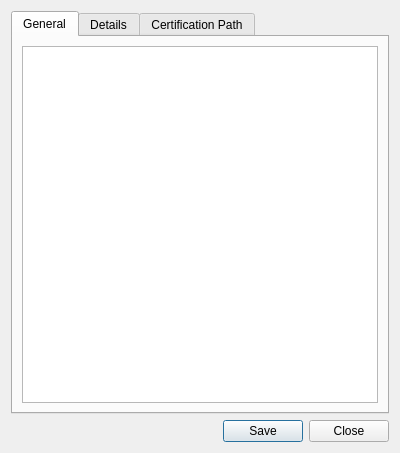
<?xml version="1.0" encoding="UTF-8"?>
<ui version="4.0">
 <class>CertificateDialog</class>
 <widget class="QDialog" name="CertificateDialog">
  <property name="geometry">
   <rect>
    <x>0</x>
    <y>0</y>
    <width>400</width>
    <height>453</height>
   </rect>
  </property>
  <property name="windowTitle">
   <string>Certificate</string>
  </property>
  <property name="styleSheet">
   <string notr="true">#parameterContent { font-family: &quot;Liberation Mono, Courier New&quot;; }</string>
  </property>
  <layout class="QVBoxLayout" name="WidgetLayout">
   <item>
    <widget class="QTabWidget" name="tabWidget">
     <property name="currentIndex">
      <number>0</number>
     </property>
     <widget class="QWidget" name="general">
      <attribute name="title">
       <string>General</string>
      </attribute>
      <layout class="QVBoxLayout" name="generalLayout">
       <item>
        <widget class="QTextEdit" name="info">
         <property name="readOnly">
          <bool>true</bool>
         </property>
        </widget>
       </item>
      </layout>
     </widget>
     <widget class="QWidget" name="details">
      <attribute name="title">
       <string>Details</string>
      </attribute>
      <layout class="QVBoxLayout" name="detailsLayout">
       <item>
        <widget class="QTreeWidget" name="parameters">
         <property name="rootIsDecorated">
          <bool>false</bool>
         </property>
         <column>
          <property name="text">
           <string>Field</string>
          </property>
         </column>
         <column>
          <property name="text">
           <string>Value</string>
          </property>
         </column>
        </widget>
       </item>
       <item>
        <widget class="QPlainTextEdit" name="parameterContent">
         <property name="readOnly">
          <bool>true</bool>
         </property>
        </widget>
       </item>
      </layout>
     </widget>
     <widget class="QWidget" name="path">
      <attribute name="title">
       <string>Certification Path</string>
      </attribute>
      <layout class="QVBoxLayout" name="pathLayout">
       <item>
        <widget class="QGroupBox" name="pathGroup">
         <property name="title">
          <string>Certification Path</string>
         </property>
         <layout class="QVBoxLayout" name="pathGroupLayout">
          <item>
           <widget class="QTreeWidget" name="pathTree">
            <attribute name="headerVisible">
             <bool>false</bool>
            </attribute>
            <column>
             <property name="text">
              <string notr="true">1</string>
             </property>
            </column>
           </widget>
          </item>
         </layout>
        </widget>
       </item>
       <item>
        <widget class="QLabel" name="statusLabel">
         <property name="text">
          <string>Certificate status:</string>
         </property>
        </widget>
       </item>
       <item>
        <widget class="QPlainTextEdit" name="status"/>
       </item>
      </layout>
     </widget>
    </widget>
   </item>
   <item>
    <widget class="QDialogButtonBox" name="buttonBox">
     <property name="standardButtons">
      <set>QDialogButtonBox::Close|QDialogButtonBox::Save</set>
     </property>
    </widget>
   </item>
  </layout>
 </widget>
 <resources/>
 <connections>
  <connection>
   <sender>buttonBox</sender>
   <signal>rejected()</signal>
   <receiver>CertificateDialog</receiver>
   <slot>reject()</slot>
   <hints>
    <hint type="sourcelabel">
     <x>199</x>
     <y>437</y>
    </hint>
    <hint type="destinationlabel">
     <x>199</x>
     <y>226</y>
    </hint>
   </hints>
  </connection>
  <connection>
   <sender>buttonBox</sender>
   <signal>accepted()</signal>
   <receiver>CertificateDialog</receiver>
   <slot>save()</slot>
   <hints>
    <hint type="sourcelabel">
     <x>199</x>
     <y>432</y>
    </hint>
    <hint type="destinationlabel">
     <x>199</x>
     <y>226</y>
    </hint>
   </hints>
  </connection>
 </connections>
 <slots>
  <slot>save()</slot>
 </slots>
</ui>
